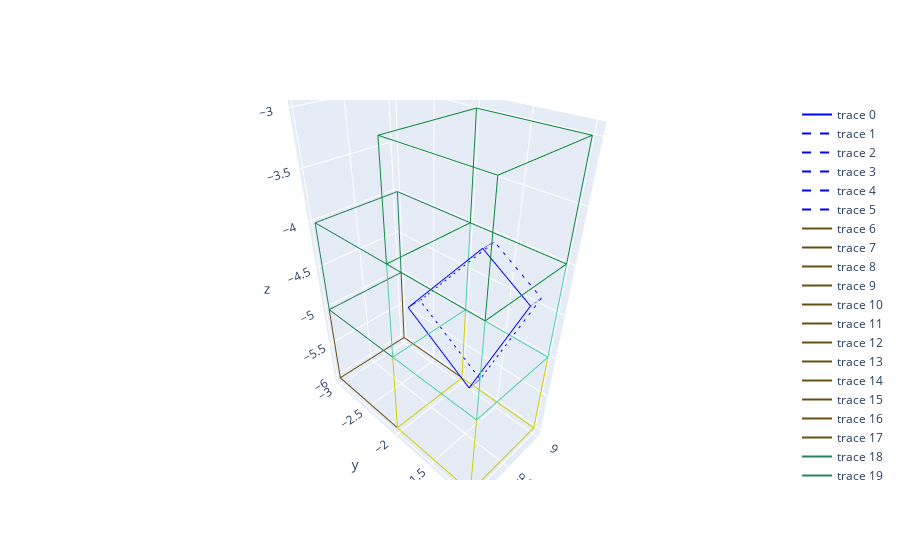

Notebook cell for this chart:
### Code cell
fig = go.Figure()
plot_intersections(fig, hexaedros, subcubos, intersections, 30)
fig.show()

### Figure 1 — Plotly figure (JSON) as saved in the notebook; plotly's stock layout.template omitted (floating-point values rounded to 4 significant figures)
{"data": [{"line": {"color": "blue"}, "mode": "lines", "type": "scatter3d", "x": [9.283, 9.302, 9.296, 9.282, 9.283], "y": [-1.095, -1.646, -2.562, -1.619, -1.095], "z": [-4.313, -5.668, -5.115, -3.996, -4.313]}, {"line": {"color": "blue", "dash": "dash"}, "mode": "lines", "type": "scatter3d", "x": [9.13, 9.126, 9.12, 9.126, 9.13], "y": [-1.095, -1.644, -2.56, -1.62, -1.095], "z": [-4.314, -5.667, -5.113, -3.997, -4.314]}, {"line": {"color": "blue", "dash": "dash"}, "mode": "lines", "type": "scatter3d", "x": [9.283, 9.13], "y": [-1.095, -1.095], "z": [-4.313, -4.314]}, {"line": {"color": "blue", "dash": "dash"}, "mode": "lines", "type": "scatter3d", "x": [9.302, 9.126], "y": [-1.646, -1.644], "z": [-5.668, -5.667]}, {"line": {"color": "blue", "dash": "dash"}, "mode": "lines", "type": "scatter3d", "x": [9.296, 9.12], "y": [-2.562, -2.56], "z": [-5.115, -5.113]}, {"line": {"color": "blue", "dash": "dash"}, "mode": "lines", "type": "scatter3d", "x": [9.282, 9.126], "y": [-1.619, -1.62], "z": [-3.996, -3.997]}, {"line": {"color": "rgb(101.57257691813415,77.53545056577482,16.54355728167707)", "width": 2}, "mode": "lines", "type": "scatter3d", "x": [9, 10], "y": [-3, -3], "z": [-6, -6]}, {"line": {"color": "rgb(101.57257691813415,77.53545056577482,16.54355728167707)", "width": 2}, "mode": "lines", "type": "scatter3d", "x": [9, 9], "y": [-3, -2], "z": [-6, -6]}, {"line": {"color": "rgb(101.57257691813415,77.53545056577482,16.54355728167707)", "width": 2}, "mode": "lines", "type": "scatter3d", "x": [9, 9], "y": [-3, -3], "z": [-6, -5]}, {"line": {"color": "rgb(101.57257691813415,77.53545056577482,16.54355728167707)", "width": 2}, "mode": "lines", "type": "scatter3d", "x": [10, 10], "y": [-3, -2], "z": [-6, -6]}, {"line": {"color": "rgb(101.57257691813415,77.53545056577482,16.54355728167707)", "width": 2}, "mode": "lines", "type": "scatter3d", "x": [10, 10], "y": [-3, -3], "z": [-6, -5]}, {"line": {"color": "rgb(101.57257691813415,77.53545056577482,16.54355728167707)", "width": 2}, "mode": "lines", "type": "scatter3d", "x": [10, 9], "y": [-2, -2], "z": [-6, -6]}, {"line": {"color": "rgb(101.57257691813415,77.53545056577482,16.54355728167707)", "width": 2}, "mode": "lines", "type": "scatter3d", "x": [10, 10], "y": [-2, -2], "z": [-6, -5]}, {"line": {"color": "rgb(101.57257691813415,77.53545056577482,16.54355728167707)", "width": 2}, "mode": "lines", "type": "scatter3d", "x": [9, 9], "y": [-2, -2], "z": [-6, -5]}, {"line": {"color": "rgb(101.57257691813415,77.53545056577482,16.54355728167707)", "width": 2}, "mode": "lines", "type": "scatter3d", "x": [9, 10], "y": [-3, -3], "z": [-5, -5]}, {"line": {"color": "rgb(101.57257691813415,77.53545056577482,16.54355728167707)", "width": 2}, "mode": "lines", "type": "scatter3d", "x": [9, 9], "y": [-3, -2], "z": [-5, -5]}, {"line": {"color": "rgb(101.57257691813415,77.53545056577482,16.54355728167707)", "width": 2}, "mode": "lines", "type": "scatter3d", "x": [10, 10], "y": [-3, -2], "z": [-5, -5]}, {"line": {"color": "rgb(101.57257691813415,77.53545056577482,16.54355728167707)", "width": 2}, "mode": "lines", "type": "scatter3d", "x": [10, 9], "y": [-2, -2], "z": [-5, -5]}, {"line": {"color": "rgb(37.98919575792084,129.5666082710508,96.37008155447758)", "width": 2}, "mode": "lines", "type": "scatter3d", "x": [9, 10], "y": [-3, -3], "z": [-5, -5]}, {"line": {"color": "rgb(37.98919575792084,129.5666082710508,96.37008155447758)", "width": 2}, "mode": "lines", "type": "scatter3d", "x": [9, 9], "y": [-3, -2], "z": [-5, -5]}, {"line": {"color": "rgb(37.98919575792084,129.5666082710508,96.37008155447758)", "width": 2}, "mode": "lines", "type": "scatter3d", "x": [9, 9], "y": [-3, -3], "z": [-5, -4]}, {"line": {"color": "rgb(37.98919575792084,129.5666082710508,96.37008155447758)", "width": 2}, "mode": "lines", "type": "scatter3d", "x": [10, 10], "y": [-3, -2], "z": [-5, -5]}, {"line": {"color": "rgb(37.98919575792084,129.5666082710508,96.37008155447758)", "width": 2}, "mode": "lines", "type": "scatter3d", "x": [10, 10], "y": [-3, -3], "z": [-5, -4]}, {"line": {"color": "rgb(37.98919575792084,129.5666082710508,96.37008155447758)", "width": 2}, "mode": "lines", "type": "scatter3d", "x": [10, 9], "y": [-2, -2], "z": [-5, -5]}, {"line": {"color": "rgb(37.98919575792084,129.5666082710508,96.37008155447758)", "width": 2}, "mode": "lines", "type": "scatter3d", "x": [10, 10], "y": [-2, -2], "z": [-5, -4]}, {"line": {"color": "rgb(37.98919575792084,129.5666082710508,96.37008155447758)", "width": 2}, "mode": "lines", "type": "scatter3d", "x": [9, 9], "y": [-2, -2], "z": [-5, -4]}, {"line": {"color": "rgb(37.98919575792084,129.5666082710508,96.37008155447758)", "width": 2}, "mode": "lines", "type": "scatter3d", "x": [9, 10], "y": [-3, -3], "z": [-4, -4]}, {"line": {"color": "rgb(37.98919575792084,129.5666082710508,96.37008155447758)", "width": 2}, "mode": "lines", "type": "scatter3d", "x": [9, 9], "y": [-3, -2], "z": [-4, -4]}, {"line": {"color": "rgb(37.98919575792084,129.5666082710508,96.37008155447758)", "width": 2}, "mode": "lines", "type": "scatter3d", "x": [10, 10], "y": [-3, -2], "z": [-4, -4]}, {"line": {"color": "rgb(37.98919575792084,129.5666082710508,96.37008155447758)", "width": 2}, "mode": "lines", "type": "scatter3d", "x": [10, 9], "y": [-2, -2], "z": [-4, -4]}, {"line": {"color": "rgb(208.58516014891487,206.6906529387935,0.7685875974356271)", "width": 2}, "mode": "lines", "type": "scatter3d", "x": [9, 10], "y": [-2, -2], "z": [-6, -6]}, {"line": {"color": "rgb(208.58516014891487,206.6906529387935,0.7685875974356271)", "width": 2}, "mode": "lines", "type": "scatter3d", "x": [9, 9], "y": [-2, -1], "z": [-6, -6]}, {"line": {"color": "rgb(208.58516014891487,206.6906529387935,0.7685875974356271)", "width": 2}, "mode": "lines", "type": "scatter3d", "x": [9, 9], "y": [-2, -2], "z": [-6, -5]}, {"line": {"color": "rgb(208.58516014891487,206.6906529387935,0.7685875974356271)", "width": 2}, "mode": "lines", "type": "scatter3d", "x": [10, 10], "y": [-2, -1], "z": [-6, -6]}, {"line": {"color": "rgb(208.58516014891487,206.6906529387935,0.7685875974356271)", "width": 2}, "mode": "lines", "type": "scatter3d", "x": [10, 10], "y": [-2, -2], "z": [-6, -5]}, {"line": {"color": "rgb(208.58516014891487,206.6906529387935,0.7685875974356271)", "width": 2}, "mode": "lines", "type": "scatter3d", "x": [10, 9], "y": [-1, -1], "z": [-6, -6]}, {"line": {"color": "rgb(208.58516014891487,206.6906529387935,0.7685875974356271)", "width": 2}, "mode": "lines", "type": "scatter3d", "x": [10, 10], "y": [-1, -1], "z": [-6, -5]}, {"line": {"color": "rgb(208.58516014891487,206.6906529387935,0.7685875974356271)", "width": 2}, "mode": "lines", "type": "scatter3d", "x": [9, 9], "y": [-1, -1], "z": [-6, -5]}, {"line": {"color": "rgb(208.58516014891487,206.6906529387935,0.7685875974356271)", "width": 2}, "mode": "lines", "type": "scatter3d", "x": [9, 10], "y": [-2, -2], "z": [-5, -5]}, {"line": {"color": "rgb(208.58516014891487,206.6906529387935,0.7685875974356271)", "width": 2}, "mode": "lines", "type": "scatter3d", "x": [9, 9], "y": [-2, -1], "z": [-5, -5]}, {"line": {"color": "rgb(208.58516014891487,206.6906529387935,0.7685875974356271)", "width": 2}, "mode": "lines", "type": "scatter3d", "x": [10, 10], "y": [-2, -1], "z": [-5, -5]}, {"line": {"color": "rgb(208.58516014891487,206.6906529387935,0.7685875974356271)", "width": 2}, "mode": "lines", "type": "scatter3d", "x": [10, 9], "y": [-1, -1], "z": [-5, -5]}, {"line": {"color": "rgb(79.23117454770744,207.91554347640073,167.87500573430995)", "width": 2}, "mode": "lines", "type": "scatter3d", "x": [9, 10], "y": [-2, -2], "z": [-5, -5]}, {"line": {"color": "rgb(79.23117454770744,207.91554347640073,167.87500573430995)", "width": 2}, "mode": "lines", "type": "scatter3d", "x": [9, 9], "y": [-2, -1], "z": [-5, -5]}, {"line": {"color": "rgb(79.23117454770744,207.91554347640073,167.87500573430995)", "width": 2}, "mode": "lines", "type": "scatter3d", "x": [9, 9], "y": [-2, -2], "z": [-5, -4]}, {"line": {"color": "rgb(79.23117454770744,207.91554347640073,167.87500573430995)", "width": 2}, "mode": "lines", "type": "scatter3d", "x": [10, 10], "y": [-2, -1], "z": [-5, -5]}, {"line": {"color": "rgb(79.23117454770744,207.91554347640073,167.87500573430995)", "width": 2}, "mode": "lines", "type": "scatter3d", "x": [10, 10], "y": [-2, -2], "z": [-5, -4]}, {"line": {"color": "rgb(79.23117454770744,207.91554347640073,167.87500573430995)", "width": 2}, "mode": "lines", "type": "scatter3d", "x": [10, 9], "y": [-1, -1], "z": [-5, -5]}, {"line": {"color": "rgb(79.23117454770744,207.91554347640073,167.87500573430995)", "width": 2}, "mode": "lines", "type": "scatter3d", "x": [10, 10], "y": [-1, -1], "z": [-5, -4]}, {"line": {"color": "rgb(79.23117454770744,207.91554347640073,167.87500573430995)", "width": 2}, "mode": "lines", "type": "scatter3d", "x": [9, 9], "y": [-1, -1], "z": [-5, -4]}, {"line": {"color": "rgb(79.23117454770744,207.91554347640073,167.87500573430995)", "width": 2}, "mode": "lines", "type": "scatter3d", "x": [9, 10], "y": [-2, -2], "z": [-4, -4]}, {"line": {"color": "rgb(79.23117454770744,207.91554347640073,167.87500573430995)", "width": 2}, "mode": "lines", "type": "scatter3d", "x": [9, 9], "y": [-2, -1], "z": [-4, -4]}, {"line": {"color": "rgb(79.23117454770744,207.91554347640073,167.87500573430995)", "width": 2}, "mode": "lines", "type": "scatter3d", "x": [10, 10], "y": [-2, -1], "z": [-4, -4]}, {"line": {"color": "rgb(79.23117454770744,207.91554347640073,167.87500573430995)", "width": 2}, "mode": "lines", "type": "scatter3d", "x": [10, 9], "y": [-1, -1], "z": [-4, -4]}, {"line": {"color": "rgb(14.730222768477235,136.79283532642182,61.4116624413683)", "width": 2}, "mode": "lines", "type": "scatter3d", "x": [9, 10], "y": [-2, -2], "z": [-4, -4]}, {"line": {"color": "rgb(14.730222768477235,136.79283532642182,61.4116624413683)", "width": 2}, "mode": "lines", "type": "scatter3d", "x": [9, 9], "y": [-2, -1], "z": [-4, -4]}, {"line": {"color": "rgb(14.730222768477235,136.79283532642182,61.4116624413683)", "width": 2}, "mode": "lines", "type": "scatter3d", "x": [9, 9], "y": [-2, -2], "z": [-4, -3]}, {"line": {"color": "rgb(14.730222768477235,136.79283532642182,61.4116624413683)", "width": 2}, "mode": "lines", "type": "scatter3d", "x": [10, 10], "y": [-2, -1], "z": [-4, -4]}, {"line": {"color": "rgb(14.730222768477235,136.79283532642182,61.4116624413683)", "width": 2}, "mode": "lines", "type": "scatter3d", "x": [10, 10], "y": [-2, -2], "z": [-4, -3]}, {"line": {"color": "rgb(14.730222768477235,136.79283532642182,61.4116624413683)", "width": 2}, "mode": "lines", "type": "scatter3d", "x": [10, 9], "y": [-1, -1], "z": [-4, -4]}, {"line": {"color": "rgb(14.730222768477235,136.79283532642182,61.4116624413683)", "width": 2}, "mode": "lines", "type": "scatter3d", "x": [10, 10], "y": [-1, -1], "z": [-4, -3]}, {"line": {"color": "rgb(14.730222768477235,136.79283532642182,61.4116624413683)", "width": 2}, "mode": "lines", "type": "scatter3d", "x": [9, 9], "y": [-1, -1], "z": [-4, -3]}, {"line": {"color": "rgb(14.730222768477235,136.79283532642182,61.4116624413683)", "width": 2}, "mode": "lines", "type": "scatter3d", "x": [9, 10], "y": [-2, -2], "z": [-3, -3]}, {"line": {"color": "rgb(14.730222768477235,136.79283532642182,61.4116624413683)", "width": 2}, "mode": "lines", "type": "scatter3d", "x": [9, 9], "y": [-2, -1], "z": [-3, -3]}, {"line": {"color": "rgb(14.730222768477235,136.79283532642182,61.4116624413683)", "width": 2}, "mode": "lines", "type": "scatter3d", "x": [10, 10], "y": [-2, -1], "z": [-3, -3]}, {"line": {"color": "rgb(14.730222768477235,136.79283532642182,61.4116624413683)", "width": 2}, "mode": "lines", "type": "scatter3d", "x": [10, 9], "y": [-1, -1], "z": [-3, -3]}], "layout": {}}
